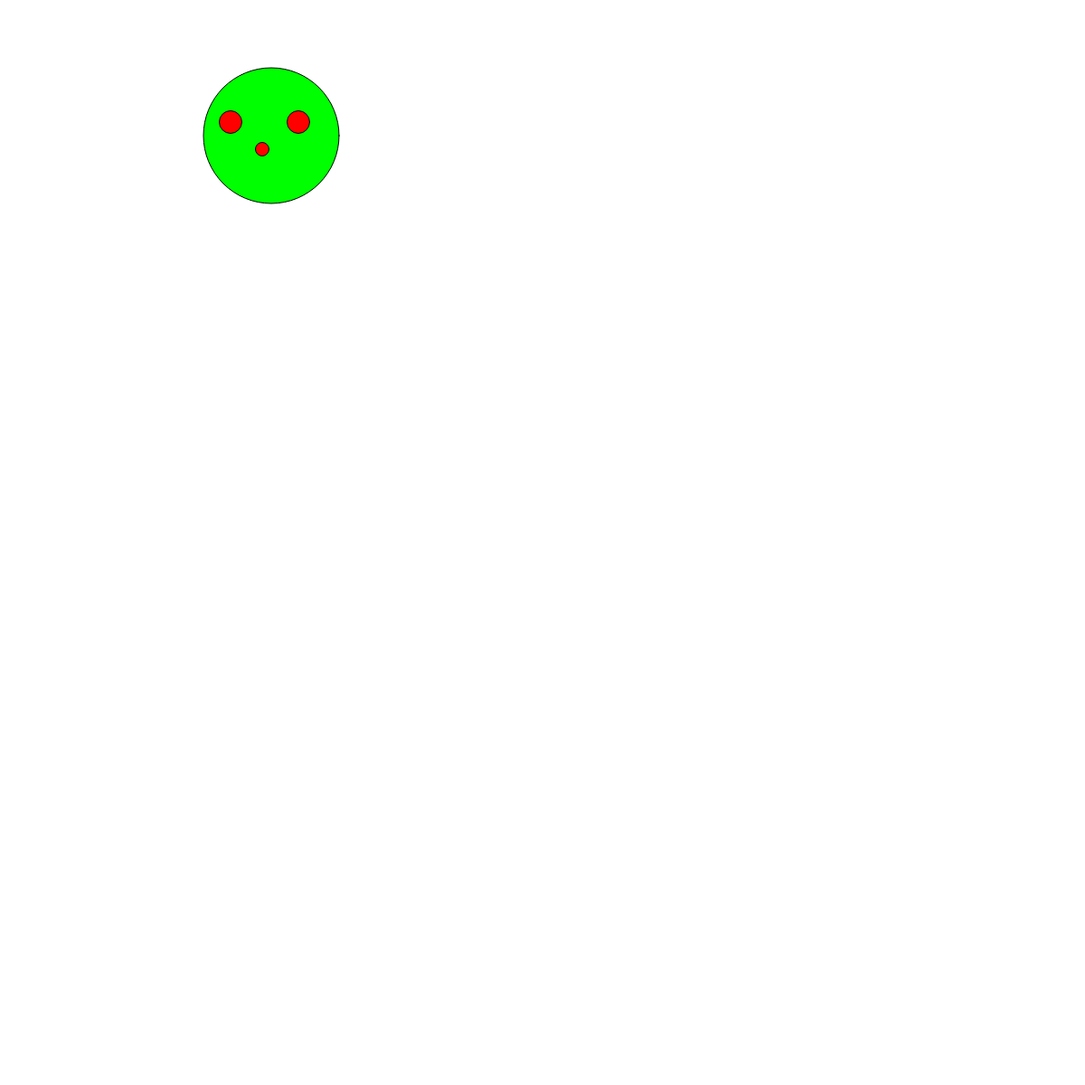
Frame 1 (no input)
Frame 60 (no input): identical to frame 1, image omitted
Frame 120 (the mouse pressed at the canvas centre since frame 60): identical to frame 1, image omitted

The p5.js sketch that drew this single still picture (run headless with seeded random() and noise() and a simulated clock; from frame 60 on, the mouse is pressed at the canvas centre):

// p5.js sketch
// ── sketch.js
var y = 300;
var d = 150;
var j = 15;
var og = 45;
var od = 30;
var mo = 10;
var omo = 15
var vitesse = 9;
var direction = 1;
var timer = 0;
var nieu = true;
function setup() 
{
	createCanvas(1200, 1200);
}
function draw() 
{ 	
	if( y < -181)
	{
		y = 1380;
	}
    else if (y > 1381)
	{
		y = -180;
	}
	
	if( d < -181)
	{
		d = 1380;
	}
    else if (d > 1381)
	{
		d = -180;
	}
	////////////////////////////////////////
	if(keyIsDown(CONTROL))
	{
		nieu = false;
		
	}
	///////////////////////////////////////
	background(255);
	fill(0, 255, 0); 
	ellipse(y, d, 150, 150);
	if(nieu)
	{	
		fill(255, 0, 0); 
		ellipse(y-og, d-j, 25, 25);
		fill(255, 0, 0); 
		ellipse(y+od, d-j, 25, 25);
	}
	else
	{
		strokeWeight(10)
		line(y-og-10, d-j-10, y-og+10, d-j+10);
		strokeWeight(10)
		line(y-og+10, d-j+10, y-og+10, d-j-10);
		strokeWeight(10)		
		line(y+od-10, d-j-10, y+od+10, d-j+10);
		strokeWeight(10)
		line(y+od+10, d-j+10, y+od+10, d-j-10);	
	}
	fill(255, 0, 0);
	strokeWeight(1)
	ellipse(y-mo, d+j, omo, omo);
	///////////////////////////////////////
	
	nieu = true;
	
	///////////////////////////////////////
	
	if(keyIsDown(SHIFT))
	{
		line(y-og, d-j-25,y-og-10, d-j-25)
		line(y-og, d-j-25,y-og+10, d-j-35)
		line(y+od, d-j-25,y+od+10, d-j-25)
		line(y+od, d-j-25,y+od-10, d-j-35)
		if(keyIsDown(LEFT_ARROW))
		{
			y -= vitesse*1.5;
			if (og == -45)
			{
				og = -og;
				od = -od;
				mo = -mo;
			}
		}
		if(keyIsDown(RIGHT_ARROW))
		{
			y += vitesse*1.5; 
				if (og == 45)
				{
					og = -og;
					od = -od;
					mo = -mo;
				}
		}
		if(keyIsDown(DOWN_ARROW))
		{
			d += vitesse*1.5;
		}
		if(keyIsDown(UP_ARROW))
		{
			d -= vitesse*1.5;
		}
	}
	else
	{
		if(keyIsDown(LEFT_ARROW))
		{
		y -= vitesse;
			if (og == -45)
			{
				og = -og;
				od = -od;
				mo = -mo;
			}
		}
		if(keyIsDown(RIGHT_ARROW))
		{
			y += vitesse; 
				if (og == 45)
				{
					og = -og;
					od = -od;
					mo = -mo;
				}
		}
		if(keyIsDown(DOWN_ARROW))
		{
			d += vitesse;
		}
		if(keyIsDown(UP_ARROW))
		{
			d -= vitesse;
		}
	}
		
	if(keyIsDown(LEFT_ARROW) || keyIsDown(RIGHT_ARROW) || keyIsDown(DOWN_ARROW) || keyIsDown(UP_ARROW))
	{
		if(omo == 15 && timer == 3)
		{
			omo += 8;
			timer = 0;
		}
		else if (timer == 3)
		{
			omo -= 8;
			timer = 0;
		}
		else
		{
			timer += 1;
		}
	}

}
